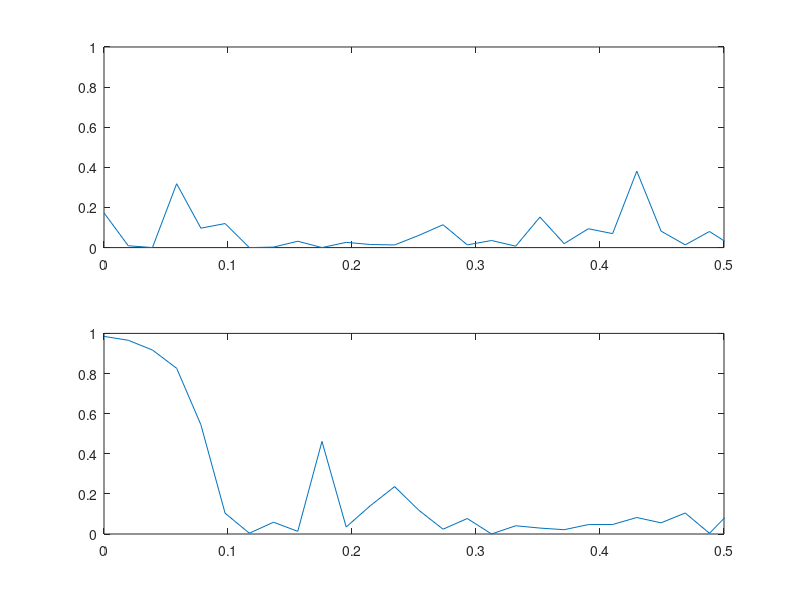

Recreate this plot in MATLAB.
clear all; close all; clc;              % Clear all workspaces

ntime=2000;             % number of time points
T=200;                  % time interval in seconds
t=T*[0:ntime-1]/ntime;  % define time
tlag=10;                % lag of n2 relative to n = tlag*T/ntime

% Create the hrf
n=4; lamda=2; n2=7; lamda2=2; a=.3;
hrf=(t.^(n-1)).*exp(-t/lamda)/((lamda^n)*factorial(n-1));

% Create the boxcars
n=zeros(1,ntime); n(26:50)=ones(1,25); n(151:175)=ones(1,25); 
n(401:425)=ones(1,25); n(501:525)=ones(1,25); n(776:800)=ones(1,25); 
n(1001:1025)=ones(1,25); n(1401:1425)=ones(1,25); n(1601:1625)=ones(1,25); 
n2=[zeros(1,tlag),n(1:ntime-tlag)];         % lags behind n
n3=[zeros(1,250),n(1:ntime-250)];           % lags further behind n

% Convolve hrf & boxcar, add noise
B1wo=conv(hrf,n)/10; B2wo=conv(hrf,n2)/10;
B3=B1wo(1:ntime)+.03*randn(1,ntime);
B1wo=B1wo(1:ntime)+.03*randn(1,ntime); B2wo=B2wo(1:ntime)+.03*randn(1,ntime);
B1=conv(hrf,n+n3)/10; B2=conv(hrf,n2+n3)/10; 
B1=B1(1:ntime)+.03*randn(1,ntime); B2=B2(1:ntime)+.03*randn(1,ntime);

% Compute partial coherence when there is no further influence between 1 & 2
[C12wo,freq]=cohere(B1wo,B2wo,[],[]);           
[C13wo,freq]=cohere(B1wo,B3,[],[]);
[C23wo,freq]=cohere(B2wo,B3,[],[]);
Q12wo=abs(sqrt(C12wo)); Q13wo=abs(sqrt(C13wo)); Q23wo=abs(sqrt(C23wo));
C12dot3wo=(Q12wo-Q13wo.*Q23wo).^2./((1-C13wo).*(1-C23wo));
freq=freq*ntime/(T*2);
subplot(2,1,1); plot(freq, C12dot3wo); axis([0 0.5 0 1]);     

% Compute partial coherence when there is extra influence between 1 & 2
[C12,freq]=cohere(B1,B2,[],[]);          
[C13,freq]=cohere(B1,B3,[],[]);
[C23,freq]=cohere(B2,B3,[],[]);
Q12=abs(sqrt(C12)); Q13=abs(sqrt(C13)); Q23=abs(sqrt(C23));
C12dot3=(Q12-Q13.*Q23).^2./((1-C13).*(1-C23));
freq=freq*ntime/(T*2);
subplot(2,1,2); plot(freq, C12dot3); axis([0 0.5 0 1]);     

